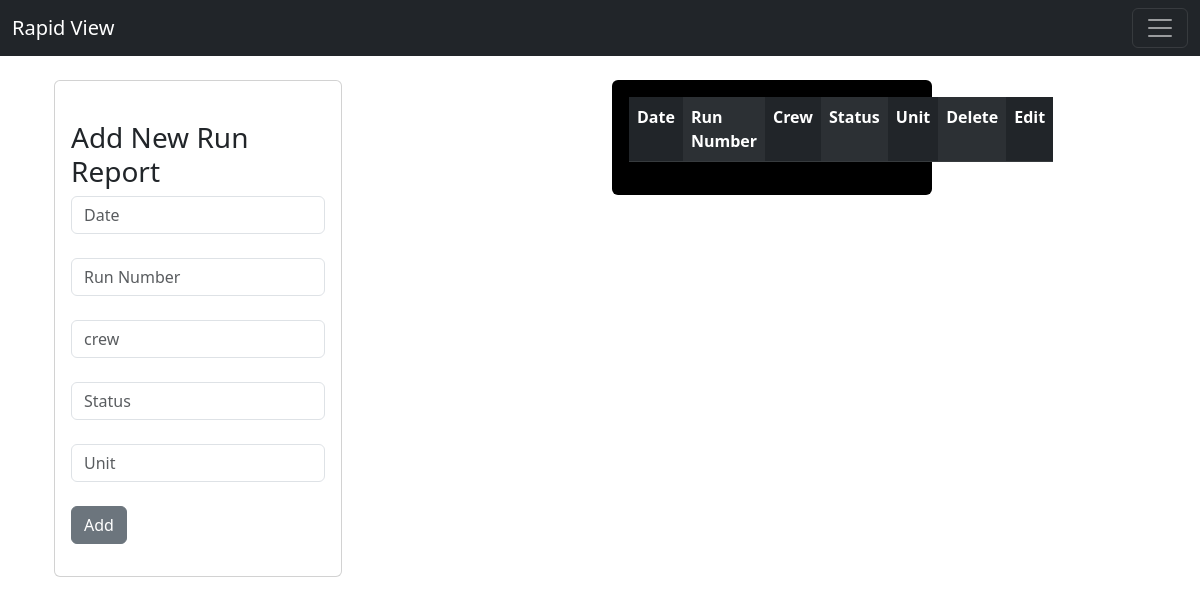
The app's page /reports, older data.
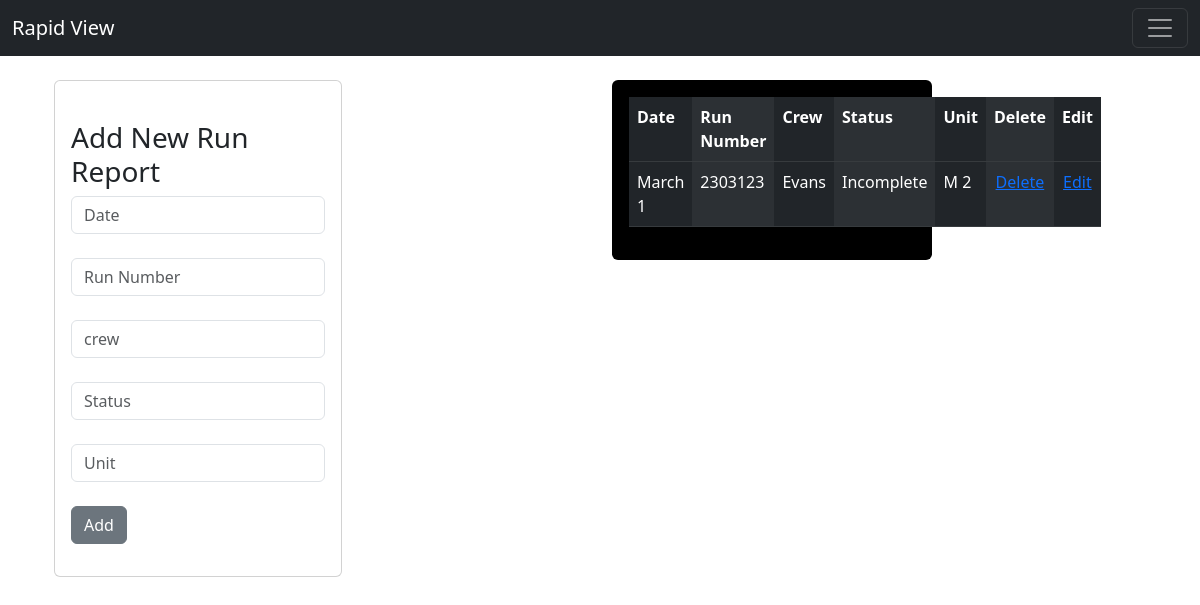
The same page, newer data.
### inspection/models.py (models this page shows, shortened)
class Reports(models.Model):
	date= models.CharField(max_length=50)
	number= models.IntegerField()
	crew= models.CharField(max_length=50)
	status= models.CharField(max_length=50)
	unit= models.IntegerField()

### inspection/views.py (the view)
# urls.py: path('reports', views.reports, name="reports"),
def reports(request):
	if request.method=='POST':
		form= ReportsForm(request.POST or None)
		if form.is_valid():
			form.save()
			reports = Reports.objects.all
			messages.success(request, ('Report Has Been Added'))
			return render(request, 'reports.html',{'reports': reports})
	else:
		reports = Reports.objects.all
		return render(request, 'reports.html',{'reports': reports})

### inspection/templates/reports.html (shortened to what this page needs)
{% extends 'base.html' %}
{% block content %}
<div class="container">
   	<div class="row">
      	<div class="col-lg-6 mb-3">
			<div class="card" style="width: 18rem;">
			  <div class="card-body">
					<br/>
					<form method="POST">
						<h3>Add New Run Report</h3>
						<div class="row g-4 align-items-center">
					  		<div class="col-auto">
					    		<input type="text" placeholder="Date" class="form-control" name= "date">
					    		<br/>
					    		<input type="text" placeholder="Run Number" class="form-control" name= "number">
					  			<br/>
					    		<input type="text" placeholder="crew" class="form-control" name= "crew">
					  			<br/>
					    		<input type="text" placeholder="Status" class="form-control" name= "status">
					  			<br/>
					    		<input type="text" placeholder="Unit" class="form-control" name= "unit">
					    		<br/>
					    		<button type="submit" class="btn btn-secondary mb-3">Add</button>
					  		</div>
						</div>
					</form>
				</div>
			</div>
		</div>
      	<div class="col-lg-6 mb-3">
			<div class="card" style="width: 20rem;background: black;">
				<div class="card-body">
				<table class="table table-dark table-striped-columns">
				<tr>
		    		<th>Date</th>
		    		<th>Run Number</th>
		    		<th>Crew</th>
		    		<th>Status</th>
		    		<th>Unit</th>
		    		<th>Delete</th>
		    		<th>Edit</th>
		  		</tr>
				  {%for report in reports %}
				<tr>
						<td>{{report.date}}</td>
						<td>{{report.number}}</td>
						<td>{{report.crew}}</td>
						<td>{{report.status}}</td>
						<td>M {{report.unit}}</td>
						<td><center><a href= "{% url 'delete' report.id %}">Delete</a></center></td>
						<td><center><a href= "{% url 'edit' report.id %}">Edit</a></center></td>
				</tr>
				{%endfor%}
				</table>
				</div>
			</div>
		</div>
	</div>
</div>
{% endblock %}

Row changes from the older to the newer data that the page shows:
added Reports: date "March 1", number "2303123", crew "Evans", status "Incomplete", unit "2"
